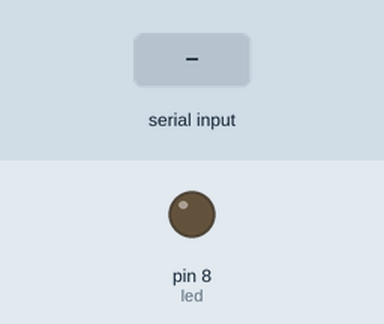
The sketch below on a simulated Arduino Uno, built with avr-gcc and run on an emulated ATmega328P. Shown: output pins drawn as LEDs (lit = HIGH). The inputs (shaded band) are chosen by the test bench.

Above: at 1.2 s.
1.3 s: "1" received over Serial
At 2.1 s:
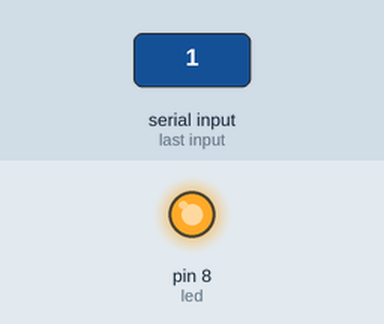
2.8 s: "0" received over Serial
At 3.2 s:
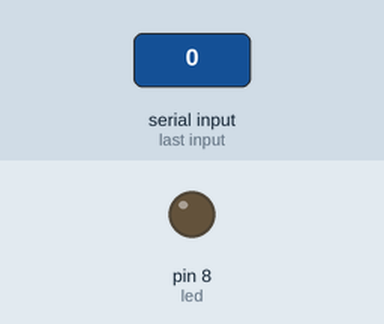
Timing chart, 0 to 5.8 s (numbered marks = the images above; inputs shaded):
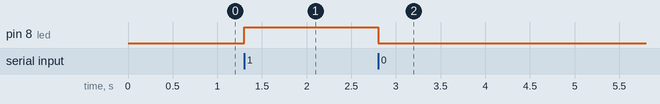

The sketch:

arduino.ino
```cpp
int led = 8;
int incomingByte = 0 ;
void setup(){
  Serial.begin(9600);
  pinMode(led, OUTPUT);
}

void loop(){
  if (Serial.available() > 0 ){
    incomingByte = Serial.read();
  }
  if (incomingByte == '1'){
    digitalWrite (led, HIGH);
  }else if (incomingByte == '0'){
    digitalWrite (led, LOW);
  }

}
```

Measured:
- after the input at 1.3 s, pin 8 (led): LOW → HIGH at once
- after the input at 2.8 s, pin 8 (led): HIGH → LOW at once
